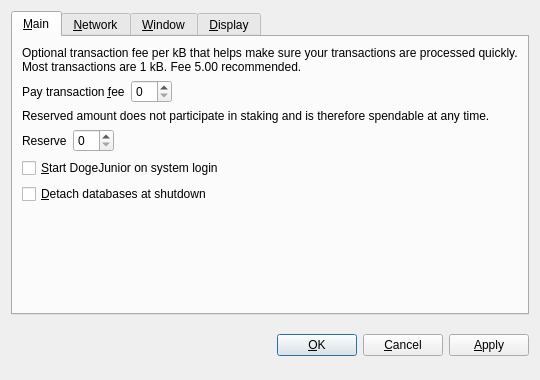
<?xml version="1.0" encoding="UTF-8"?>
<ui version="4.0">
 <class>OptionsDialog</class>
 <widget class="QDialog" name="OptionsDialog">
  <property name="geometry">
   <rect>
    <x>0</x>
    <y>0</y>
    <width>540</width>
    <height>380</height>
   </rect>
  </property>
  <property name="windowTitle">
   <string>Options</string>
  </property>
  <property name="styleSheet">
   <string notr="true">background-image: url(:/images/dogejbg);</string>
  </property>
  <property name="modal">
   <bool>true</bool>
  </property>
  <layout class="QVBoxLayout" name="verticalLayout">
   <item>
    <widget class="QTabWidget" name="tabWidget">
     <property name="tabPosition">
      <enum>QTabWidget::North</enum>
     </property>
     <property name="currentIndex">
      <number>0</number>
     </property>
     <widget class="QWidget" name="tabMain">
      <attribute name="title">
       <string>&amp;Main</string>
      </attribute>
      <layout class="QVBoxLayout" name="verticalLayout_Main">
       <item>
        <widget class="QLabel" name="transactionFeeInfoLabel">
         <property name="text">
          <string>Optional transaction fee per kB that helps make sure your transactions are processed quickly. Most transactions are 1 kB. Fee 5.00 recommended.</string>
         </property>
         <property name="textFormat">
          <enum>Qt::PlainText</enum>
         </property>
         <property name="wordWrap">
          <bool>true</bool>
         </property>
        </widget>
       </item>
       <item>
        <layout class="QHBoxLayout" name="horizontalLayoutFee">
         <item>
          <widget class="QLabel" name="transactionFeeLabel">
           <property name="text">
            <string>Pay transaction &amp;fee</string>
           </property>
           <property name="textFormat">
            <enum>Qt::PlainText</enum>
           </property>
           <property name="buddy">
            <cstring>transactionFee</cstring>
           </property>
          </widget>
         </item>
         <item>
          <widget class="BitcoinAmountField" name="transactionFee"/>
         </item>
         <item>
          <spacer name="horizontalSpacerFee">
           <property name="orientation">
            <enum>Qt::Horizontal</enum>
           </property>
           <property name="sizeHint" stdset="0">
            <size>
             <width>40</width>
             <height>20</height>
            </size>
           </property>
          </spacer>
         </item>
        </layout>
       </item>
       <item>
        <widget class="QLabel" name="reserveBalanceInfoLabel">
         <property name="text">
          <string>Reserved amount does not participate in staking and is therefore spendable at any time.</string>
         </property>
         <property name="textFormat">
          <enum>Qt::PlainText</enum>
         </property>
         <property name="wordWrap">
          <bool>true</bool>
         </property>
        </widget>
       </item>
       <item>
        <layout class="QHBoxLayout" name="horizontalLayoutReserveBalance">
         <item>
          <widget class="QLabel" name="reserveBalanceLabel">
           <property name="text">
            <string>Reserve</string>
           </property>
           <property name="textFormat">
            <enum>Qt::PlainText</enum>
           </property>
           <property name="buddy">
            <cstring>reserveBalance</cstring>
           </property>
          </widget>
         </item>
         <item>
          <widget class="BitcoinAmountField" name="reserveBalance"/>
         </item>
         <item>
          <spacer name="horizontalSpacerReserveBalance">
           <property name="orientation">
            <enum>Qt::Horizontal</enum>
           </property>
           <property name="sizeHint" stdset="0">
            <size>
             <width>40</width>
             <height>20</height>
            </size>
           </property>
          </spacer>
         </item>
        </layout>
       </item>
       <item>
        <widget class="QCheckBox" name="bitcoinAtStartup">
         <property name="toolTip">
          <string>Automatically start DogeJunior after logging in to the system.</string>
         </property>
         <property name="text">
          <string>&amp;Start DogeJunior on system login</string>
         </property>
        </widget>
       </item>
       <item>
        <widget class="QCheckBox" name="detachDatabases">
         <property name="toolTip">
          <string>Detach block and address databases at shutdown. This means they can be moved to another data directory, but it slows down shutdown. The wallet is always detached.</string>
         </property>
         <property name="text">
          <string>&amp;Detach databases at shutdown</string>
         </property>
        </widget>
       </item>
       <item>
        <spacer name="verticalSpacer_Main">
         <property name="orientation">
          <enum>Qt::Vertical</enum>
         </property>
         <property name="sizeHint" stdset="0">
          <size>
           <width>20</width>
           <height>40</height>
          </size>
         </property>
        </spacer>
       </item>
      </layout>
     </widget>
     <widget class="QWidget" name="tabNetwork">
      <attribute name="title">
       <string>&amp;Network</string>
      </attribute>
      <layout class="QVBoxLayout" name="verticalLayout_Network">
       <item>
        <widget class="QCheckBox" name="mapPortUpnp">
         <property name="toolTip">
          <string>Automatically open the DogeJunior client port on the router. This only works when your router supports UPnP and it is enabled.</string>
         </property>
         <property name="text">
          <string>Map port using &amp;UPnP</string>
         </property>
        </widget>
       </item>
       <item>
        <widget class="QCheckBox" name="connectSocks">
         <property name="toolTip">
          <string>Connect to the DogeJunior network through a SOCKS proxy (e.g. when connecting through Tor).</string>
         </property>
         <property name="text">
          <string>&amp;Connect through SOCKS proxy:</string>
         </property>
        </widget>
       </item>
       <item>
        <layout class="QHBoxLayout" name="horizontalLayout_Network">
         <item>
          <widget class="QLabel" name="proxyIpLabel">
           <property name="text">
            <string>Proxy &amp;IP:</string>
           </property>
           <property name="textFormat">
            <enum>Qt::PlainText</enum>
           </property>
           <property name="buddy">
            <cstring>proxyIp</cstring>
           </property>
          </widget>
         </item>
         <item>
          <widget class="QValidatedLineEdit" name="proxyIp">
           <property name="maximumSize">
            <size>
             <width>140</width>
             <height>16777215</height>
            </size>
           </property>
           <property name="toolTip">
            <string>IP address of the proxy (e.g. 127.0.0.1)</string>
           </property>
          </widget>
         </item>
         <item>
          <widget class="QLabel" name="proxyPortLabel">
           <property name="text">
            <string>&amp;Port:</string>
           </property>
           <property name="textFormat">
            <enum>Qt::PlainText</enum>
           </property>
           <property name="buddy">
            <cstring>proxyPort</cstring>
           </property>
          </widget>
         </item>
         <item>
          <widget class="QLineEdit" name="proxyPort">
           <property name="maximumSize">
            <size>
             <width>55</width>
             <height>16777215</height>
            </size>
           </property>
           <property name="toolTip">
            <string>Port of the proxy (e.g. 9050)</string>
           </property>
          </widget>
         </item>
         <item>
          <widget class="QLabel" name="socksVersionLabel">
           <property name="text">
            <string>SOCKS &amp;Version:</string>
           </property>
           <property name="textFormat">
            <enum>Qt::PlainText</enum>
           </property>
           <property name="buddy">
            <cstring>socksVersion</cstring>
           </property>
          </widget>
         </item>
         <item>
          <widget class="QValueComboBox" name="socksVersion">
           <property name="toolTip">
            <string>SOCKS version of the proxy (e.g. 5)</string>
           </property>
          </widget>
         </item>
         <item>
          <spacer name="horizontalSpacer_Network">
           <property name="orientation">
            <enum>Qt::Horizontal</enum>
           </property>
           <property name="sizeHint" stdset="0">
            <size>
             <width>40</width>
             <height>20</height>
            </size>
           </property>
          </spacer>
         </item>
        </layout>
       </item>
       <item>
        <spacer name="verticalSpacer_Network">
         <property name="orientation">
          <enum>Qt::Vertical</enum>
         </property>
         <property name="sizeHint" stdset="0">
          <size>
           <width>20</width>
           <height>40</height>
          </size>
         </property>
        </spacer>
       </item>
      </layout>
     </widget>
     <widget class="QWidget" name="tabWindow">
      <attribute name="title">
       <string>&amp;Window</string>
      </attribute>
      <layout class="QVBoxLayout" name="verticalLayout_Window">
       <item>
        <widget class="QCheckBox" name="minimizeToTray">
         <property name="toolTip">
          <string>Show only a tray icon after minimizing the window.</string>
         </property>
         <property name="text">
          <string>&amp;Minimize to the tray instead of the taskbar</string>
         </property>
        </widget>
       </item>
       <item>
        <widget class="QCheckBox" name="minimizeOnClose">
         <property name="toolTip">
          <string>Minimize instead of exit the application when the window is closed. When this option is enabled, the application will be closed only after selecting Quit in the menu.</string>
         </property>
         <property name="text">
          <string>M&amp;inimize on close</string>
         </property>
        </widget>
       </item>
       <item>
        <spacer name="verticalSpacer_Window">
         <property name="orientation">
          <enum>Qt::Vertical</enum>
         </property>
         <property name="sizeHint" stdset="0">
          <size>
           <width>20</width>
           <height>40</height>
          </size>
         </property>
        </spacer>
       </item>
      </layout>
     </widget>
     <widget class="QWidget" name="tabDisplay">
      <attribute name="title">
       <string>&amp;Display</string>
      </attribute>
      <layout class="QVBoxLayout" name="verticalLayout_Display">
       <item>
        <layout class="QHBoxLayout" name="horizontalLayout_1_Display">
         <item>
          <widget class="QLabel" name="langLabel">
           <property name="text">
            <string>User Interface &amp;language:</string>
           </property>
           <property name="textFormat">
            <enum>Qt::PlainText</enum>
           </property>
           <property name="buddy">
            <cstring>lang</cstring>
           </property>
          </widget>
         </item>
         <item>
          <widget class="QValueComboBox" name="lang">
           <property name="toolTip">
            <string>The user interface language can be set here. This setting will take effect after restarting DogeJunior.</string>
           </property>
          </widget>
         </item>
        </layout>
       </item>
       <item>
        <layout class="QHBoxLayout" name="horizontalLayout_2_Display">
         <item>
          <widget class="QLabel" name="unitLabel">
           <property name="text">
            <string>&amp;Unit to show amounts in:</string>
           </property>
           <property name="textFormat">
            <enum>Qt::PlainText</enum>
           </property>
           <property name="buddy">
            <cstring>unit</cstring>
           </property>
          </widget>
         </item>
         <item>
          <widget class="QValueComboBox" name="unit">
           <property name="toolTip">
            <string>Choose the default subdivision unit to show in the interface and when sending coins.</string>
           </property>
          </widget>
         </item>
        </layout>
       </item>
       <item>
        <widget class="QCheckBox" name="displayAddresses">
         <property name="toolTip">
          <string>Whether to show DogeJunior addresses in the transaction list or not.</string>
         </property>
         <property name="text">
          <string>&amp;Display addresses in transaction list</string>
         </property>
        </widget>
       </item>
       <item>
        <widget class="QCheckBox" name="coinControlFeatures">
         <property name="toolTip">
          <string>Whether to show coin control features or not.</string>
         </property>
         <property name="text">
          <string>Display coin &amp;control features (experts only!)</string>
         </property>
        </widget>
       </item>
       <item>
        <spacer name="verticalSpacer_Display">
         <property name="orientation">
          <enum>Qt::Vertical</enum>
         </property>
         <property name="sizeHint" stdset="0">
          <size>
           <width>20</width>
           <height>40</height>
          </size>
         </property>
        </spacer>
       </item>
      </layout>
     </widget>
    </widget>
   </item>
   <item>
    <layout class="QHBoxLayout" name="horizontalLayout_Buttons">
     <item>
      <spacer name="horizontalSpacer_1">
       <property name="orientation">
        <enum>Qt::Horizontal</enum>
       </property>
       <property name="sizeHint" stdset="0">
        <size>
         <width>40</width>
         <height>48</height>
        </size>
       </property>
      </spacer>
     </item>
     <item>
      <widget class="QLabel" name="statusLabel">
       <property name="font">
        <font>
         <weight>75</weight>
         <bold>true</bold>
        </font>
       </property>
       <property name="text">
        <string/>
       </property>
       <property name="textFormat">
        <enum>Qt::PlainText</enum>
       </property>
       <property name="wordWrap">
        <bool>true</bool>
       </property>
      </widget>
     </item>
     <item>
      <spacer name="horizontalSpacer_2">
       <property name="orientation">
        <enum>Qt::Horizontal</enum>
       </property>
       <property name="sizeHint" stdset="0">
        <size>
         <width>40</width>
         <height>48</height>
        </size>
       </property>
      </spacer>
     </item>
     <item>
      <widget class="QPushButton" name="okButton">
       <property name="text">
        <string>&amp;OK</string>
       </property>
      </widget>
     </item>
     <item>
      <widget class="QPushButton" name="cancelButton">
       <property name="text">
        <string>&amp;Cancel</string>
       </property>
       <property name="autoDefault">
        <bool>false</bool>
       </property>
      </widget>
     </item>
     <item>
      <widget class="QPushButton" name="applyButton">
       <property name="text">
        <string>&amp;Apply</string>
       </property>
       <property name="autoDefault">
        <bool>false</bool>
       </property>
      </widget>
     </item>
    </layout>
   </item>
  </layout>
 </widget>
 <customwidgets>
  <customwidget>
   <class>BitcoinAmountField</class>
   <extends>QSpinBox</extends>
   <header>bitcoinamountfield.h</header>
   <container>1</container>
  </customwidget>
  <customwidget>
   <class>QValueComboBox</class>
   <extends>QComboBox</extends>
   <header>qvaluecombobox.h</header>
  </customwidget>
  <customwidget>
   <class>QValidatedLineEdit</class>
   <extends>QLineEdit</extends>
   <header>qvalidatedlineedit.h</header>
  </customwidget>
 </customwidgets>
 <resources/>
 <connections/>
</ui>
